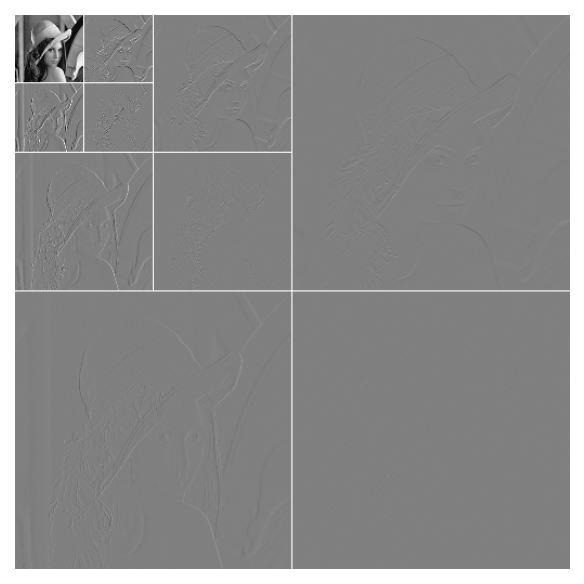

Python code for this plot:
import matplotlib.pyplot as plt
from skimage.io import imread

from libDIPUM.wavefast import wavefast
from libDIPUM.wavedisplay import wavedisplay
from libDIPUM.data_path import dip_data

# Parameters
n_levels = 3

# Data
f = imread(dip_data('lena.tif'))
if f.ndim == 3:
    f = f[..., 0]

# Fast wavelet transform
c1, s1 = wavefast(f, n_levels, 'haar')
c2, s2 = wavefast(f, n_levels, 'db4')
c3, s3 = wavefast(f, n_levels, 'sym4')
c4, s4 = wavefast(f, n_levels, 'bior6.8')

# Display + save
plt.figure(1)
plt.imshow(wavedisplay(c1, s1), cmap='gray')
plt.axis('off')
plt.savefig('Figure843.png', dpi=150, bbox_inches='tight')

plt.figure(2)
plt.imshow(wavedisplay(c2, s2), cmap='gray')
plt.axis('off')
plt.savefig('Figure843Bis.png', dpi=150, bbox_inches='tight')

plt.figure(3)
plt.imshow(wavedisplay(c3, s3), cmap='gray')
plt.axis('off')
plt.savefig('Figure843Ter.png', dpi=150, bbox_inches='tight')

plt.figure(4)
plt.imshow(wavedisplay(c4, s4), cmap='gray')
plt.axis('off')
plt.savefig('Figure843Quart.png', dpi=150, bbox_inches='tight')

plt.show()
